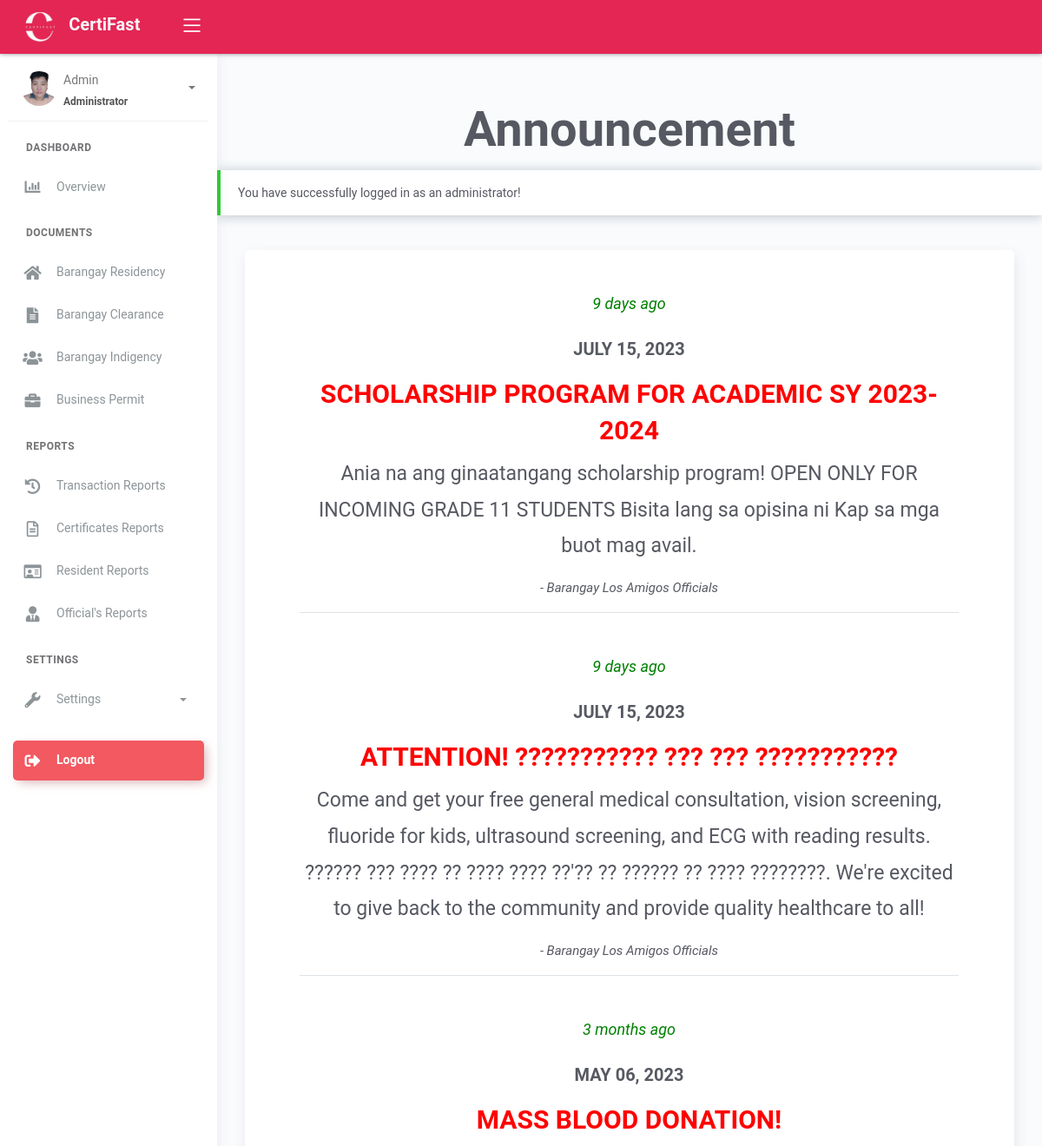
Page /purok_announcement.php (signed in, upper part) on the earlier database version.
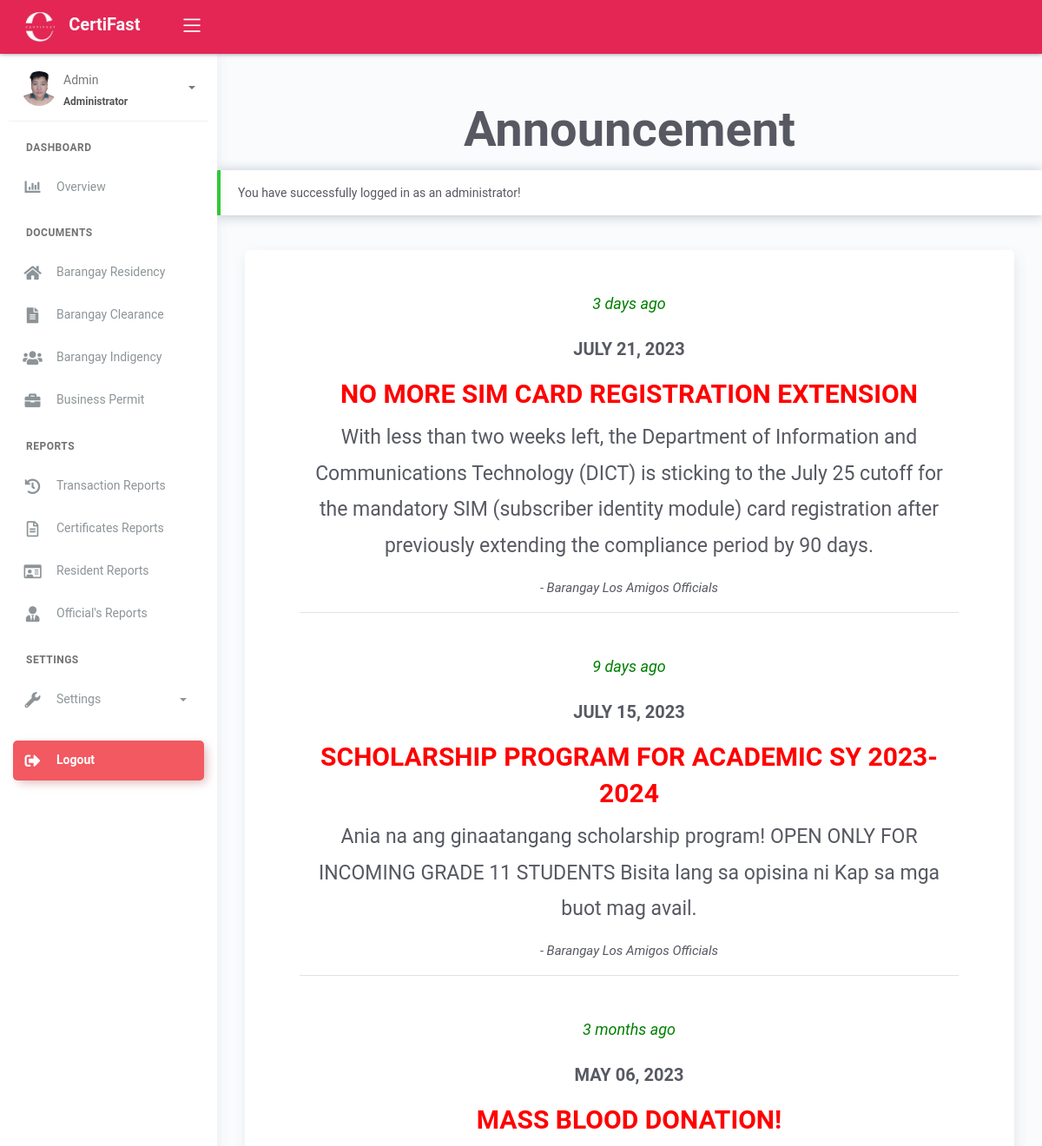
Same page on the later database version.
### tables this page shows
CREATE TABLE `tbl_announcement` (
  `id` int(10) NOT NULL AUTO_INCREMENT,
  `subject` varchar(50) NOT NULL,
  `message` text NOT NULL,
  `username` varchar(50) NOT NULL,
  `date` datetime NOT NULL DEFAULT current_timestamp(),
  `date_posted` date DEFAULT NULL,
  PRIMARY KEY (`id`)
);

### purok_announcement.php (the view, shortened to what this page needs)
<?php include
'server/server.php';
$query = "SELECT * FROM tbl_announcement ORDER BY `date_posted` DESC";
$result = $conn->query($query);
$purok = array();
while ($row = $result->fetch_assoc()) {
    $postedTime = strtotime($row['date_posted']);
    $currentTimestamp = time();
    $timeDiff = $currentTimestamp - $postedTime;
    if ($timeDiff < 60) {
        $timeDisplay = $timeDiff . ' seconds ago';
    } elseif ($timeDiff < 3600) {
        $timeDisplay = round($timeDiff / 60) . ' minutes ago';
    } elseif ($timeDiff < 86400) {
        $timeDisplay = round($timeDiff / 3600) . ' hours ago';
    } elseif ($timeDiff < 2592000) {
        $timeDisplay = round($timeDiff / 86400) . ' days ago';
    } elseif ($timeDiff < 31536000) {
        $timeDisplay = round($timeDiff / 2592000) . ' months ago';
    } else {
        $timeDisplay = round($timeDiff / 31536000) . ' years ago';
    }
    $row['time_display'] = $timeDisplay;
    $purok[] = $row;
}
?>
<!DOCTYPE html>
<html lang="en">
<head>
	<?php include 'templates/header.php' ?>
</head>
<body>
	<div class="wrapper">
    <?php include 'templates/main-header.php' ?>
		<?php include 'templates/sidebar.php' ?>
		<div class="main-panel">
			<div class="content">
                    <div>
                        <h1 class="text-center fw-bold mt-5" style="font-size: 400%;">Announcement</h1>
                    </div>
						<?php if(isset($_SESSION['message'])): ?>
								<div class="alert alert-<?= $_SESSION['success']; ?> <?= $_SESSION['success']=='danger' ? 'bg-danger text-light' : null ?>" role="alert">
									<?php echo $_SESSION['message']; ?>
								</div>
						<?php endif ?>
                    <div class="page-inner">
                        <div class="row">
                            <div class="col-md-12">
                                <div class="card">
                                    <section class=" text-center two-column-list mb-sm-5 pr-lg-3 container-fluid" id="two-column-list">
                                        <div class="announcement-slider border-r-xs-0 border-r position-relative">
                                            <?php foreach($purok as $row): ?>
                                                <ul class="nolist list-unstyled position-relative mb-0 px-lg-5 pt-lg-5">
                                                    <i class="text md-5" style="font-size: 18px; color: green;"><?= $row['time_display']; ?></i>
                                                    <li class="border-bottom pb-3 mt-4">
                                                        <span class="meta text-uppercase md-3" style="font-size: 20px; font-weight: bold;"><?= date('F d, Y', strtotime($row['date_posted'])); ?></span>
                                                        <h3 class="text-uppercase font-weight-bold mt-3">
                                                            <a href="https://www.facebook.com/profile.php?id=100064303345469" style="font-size: 30px; color: red"><?= $row['subject'] ?></a>
                                                        </h3>
                                                        <p class="mt-2 post_intro" style="font-size: 23px;"><?= $row['message'] ?></p>
                                                        <i class=" text-left mt-5 post_intro" style="font-size: 15px;">- Barangay Los Amigos Officials</i>
                                                    </li>
                                                </ul>
                                            <?php endforeach; ?>
                                        </div>
                                    </section>
                                </div>
                            </div>
                        </div>
                    </div>
                </div>
	        </div>
	    </div>
</body>
</html>

Differences in the rows shown:
removed tbl_announcement: time_display "9 days ago", date_posted "JULY 15, 2023", subject "ATTENTION! ??????????? ??? ??? ???????????", message "Come and get your free general medical consultation, vision screening, fluoride for kids, ultrasound screening, and ECG with reading results. ?????? ??? ???? ?? ???? ???? ??'?? ?? ?????? ?? ???? ????????. We're excited to give back to the community and provide quality healthcare to all!"
added tbl_announcement: time_display "3 days ago", date_posted "JULY 21, 2023", subject "NO MORE SIM CARD REGISTRATION EXTENSION", message "With less than two weeks left, the Department of Information and Communications Technology (DICT) is sticking to the July 25 cutoff for the mandatory SIM (subscriber identity module) card registration after previously extending the compliance period by 90 days."
